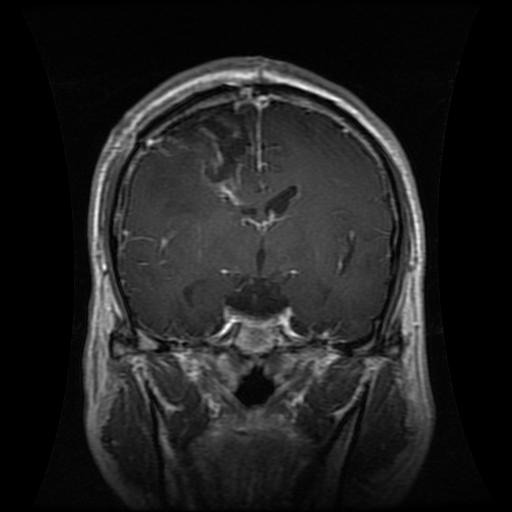
#> input picture brain_mri_dataset/Training/glioma/Tr-gl_0013.jpg, 512 x 512 px; its folder holds only this picture in this run
$ jupyter execute --allow-errors mnist_reproduced.ipynb
#> lines starting #> are read from the running program, lines starting #| are printed output that depends on the picture
The following code is a inspired by the MNSIT classification example by giotto-tda library.
Source: https://github.com/giotto-ai/giotto-tda/blob/master/examples/MNIST_classification.ipynb

We have also provide the ipynb file for the same in this repository under the Tutorials folder.

## Load the dataset

[cell 1]
import os
import glob
import numpy as np
from sklearn.model_selection import train_test_split
from PIL import Image
import cv2
import imutils

[cell 2]
import warnings
warnings.filterwarnings('ignore')

# Or set environment variable before imports
import os
os.environ['PYTHONWARNINGS'] = 'ignore'

[cell 3]
# from sklearn.datasets import fetch_openml

# X, y = fetch_openml("mnist_784", version=1, return_X_y=True, as_frame=False)

base_dir = 'brain_mri_dataset/Training'
selected_folders = ['glioma','meningioma','notumor','pituitary']

X = []
y = []

for folder in selected_folders:
    folder_path = os.path.join(base_dir, folder)
    image_paths = sorted(glob.glob(os.path.join(folder_path, '*.jpg')))

    for img_path in image_paths:
        # Load image as grayscale
        img = cv2.imread(img_path, cv2.IMREAD_GRAYSCALE)
#> img is the input picture: shape (512, 512); min 0, max 255, mean 32.3

        # Resize to 128x128
        img_pil = Image.fromarray(img)
        img_resized = img_pil.resize((128, 128))
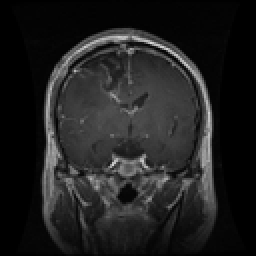
#> img_resized: PIL image 128x128 L (shown 2 times larger); min 0, max 216, mean 32.3
        X.append(np.array(img_resized))
        y.append(folder)

[cell 4]
from gtda.plotting import plot_heatmap
sample_image = X[0]
plot_heatmap(sample_image)
#> (this line was passed over: gtda is not available in this run)
